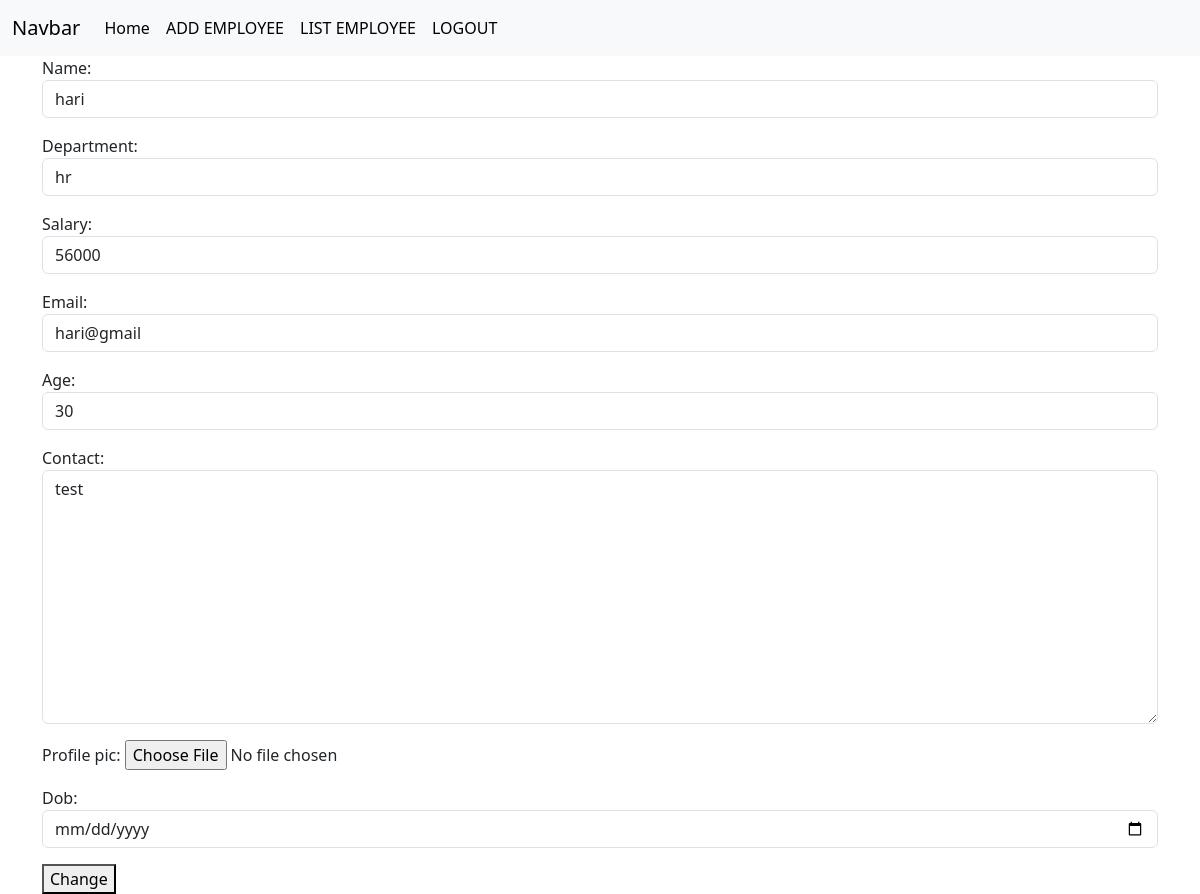
Screenshot of /employees/1/change/ (signed in) with the database file from the repository.
### crm/models.py (models this page shows, shortened)
class Employees(models.Model):
    name=models.CharField(max_length=100)
    department=models.CharField(max_length=100)
    salary=models.PositiveIntegerField()
    email=models.EmailField(unique=True)
    age=models.PositiveIntegerField()
    contact=models.CharField(max_length=200,null=True)
    profile_pic=models.ImageField(upload_to="images",null=True)
    dob=models.DateField(null=True,blank=True)

### crm/views.py (the view, shortened to what this page needs)
# urls.py: path("employees/<int:pk>/change/",views.EmployeeUpdateView.as_view(),name="emp-edit"),
@method_decorator(signin_required,name="dispatch")
class EmployeeUpdateView(View):
    def get(self,request,*args,**kwargs):
        id=kwargs.get("pk")
        obj=Employees.objects.get(id=id)
        form=EmployeeModelForm(instance=obj)
        return render(request,"emp_edit.html",{"form":form})

### crm/forms.py
class EmployeeModelForm(forms.ModelForm):
    class Meta:
        model=Employees
        fields="__all__"
        widgets={
            "name":forms.TextInput(attrs={"class":"form-control"}),
            "department":forms.TextInput(attrs={"class":"form-control"}),
            "salary":forms.NumberInput(attrs={"class":"form-control"}),
            "email":forms.EmailInput(attrs={"class":"form-control"}),
            "age":forms.NumberInput(attrs={"class":"form-control"}),
            "contact":forms.Textarea(attrs={"class":"form-control","row":5}),
            "dob":forms.DateInput(attrs={"class":"form-control","type":"date"})
        }

### crm/views.py (called while the page is built)
def signin_required(fn):                                             #decorat0rs
    def wrapper(request,*args,**kwargs):
        if not request.user.is_authenticated:
            messages.error(request,"invalid session")
            return redirect("signin")
        else:
            return fn(request,*args,**kwargs)
    return wrapper

### crm/templates/emp_edit.html (shortened to what this page needs)
{%extends 'base.html'%}
{%block body_block%}
<div class="container">
    <form action="" method="post" enctype="multipart/form-data">
        {{form.as_p}}
        <button type="submit">Change</button>
    </form>
</div>
{%endblock%}

### rows the page displays
Employees: name "hari", department "hr", salary "56000", email "hari@gmail", age "30", contact "test"
